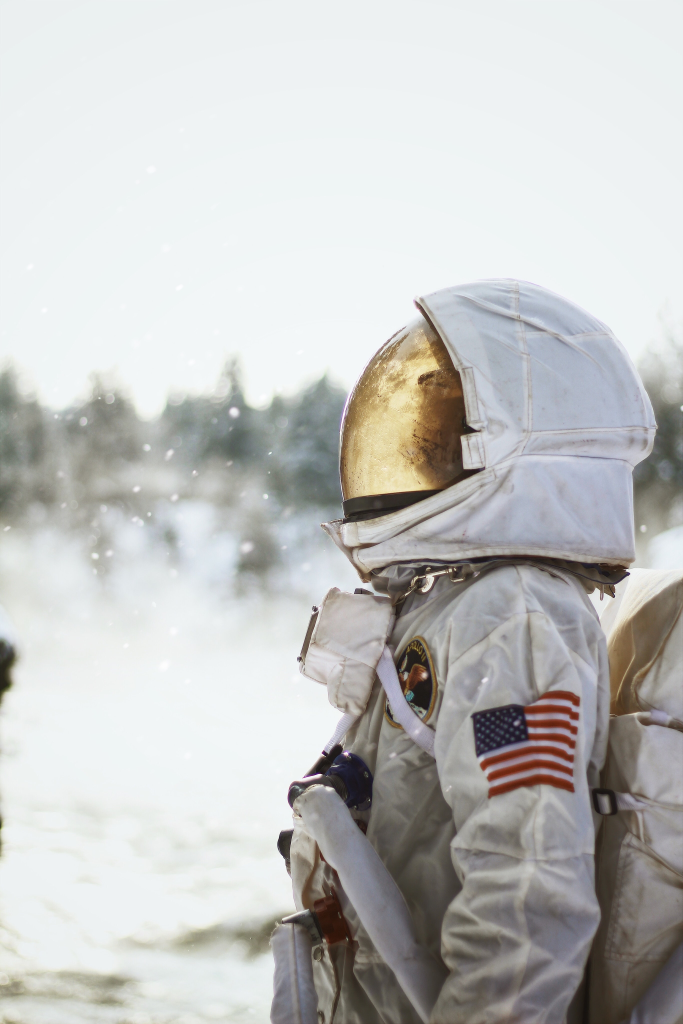
#> input picture examples/astronaut.jpg, 2731 x 4096 px (shown at 1/4 size)
$ python image.py
#> lines starting #> are read from the running program, lines starting #| are printed output that depends on the picture
from PIL import Image, ImageFilter

# [10 lines of commented-out code are left out]

img = Image.open('examples/astronaut.jpg')
#> img is the input picture: PIL image 2731x4096 RGB; mean R, G, B 194.4, 195, 193.5
#new_img = img.resize((400,200))
#new_img.save('thumbnail.jpg')

img.thumbnail((400,400))
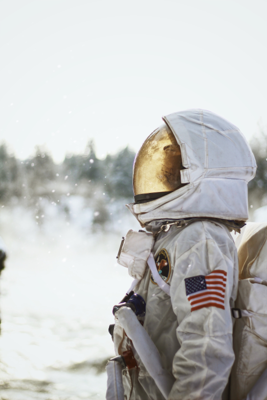
#> img: PIL image 267x400 RGB; mean R, G, B 194.4, 194.9, 193.5
img.save('thumbnail2.jpg')
print(img.size)
#| (267, 400)
